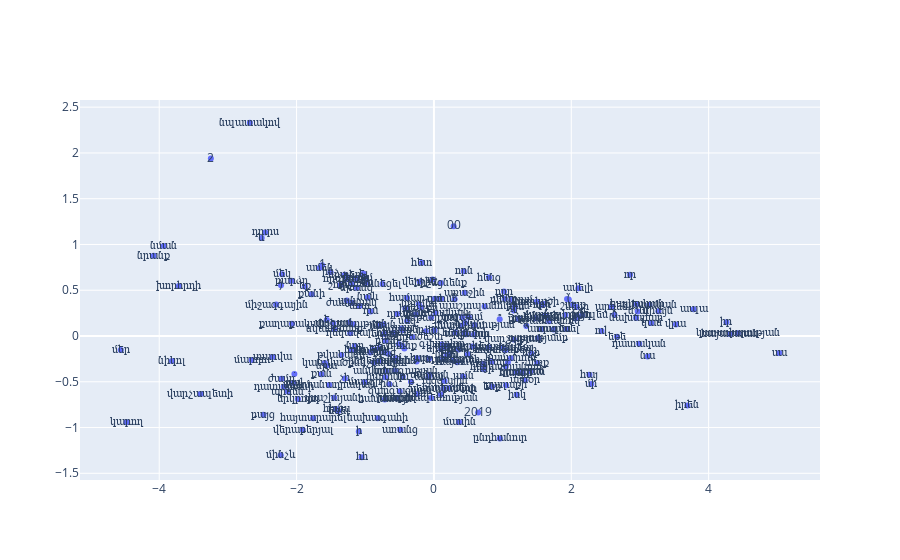

Here is the notebook cell this chart was saved with:
### Code cell
embeddings_np = network.weights[0]
transformed = PCA(n_components=2).fit_transform(embeddings_np)

x_1, x_2 = transformed[:, 0], transformed[:, 1]


fig = go.Figure()

fig.add_trace(go.Scatter(x=x_1, y=x_2, mode="markers+text", text=list(vocab_words)))

### Figure 1 — Plotly figure (JSON) as saved in the notebook; plotly's stock layout.template omitted (floating-point values rounded to 4 significant figures; data arrays with more than 128 entries replaced by an {"elided": "..."} marker saying what was removed)
{"data": [{"mode": "markers+text", "text": {"elided": "230 str values"}, "type": "scatter", "x": {"elided": "230 float values"}, "y": {"elided": "230 float values"}}], "layout": {}}
